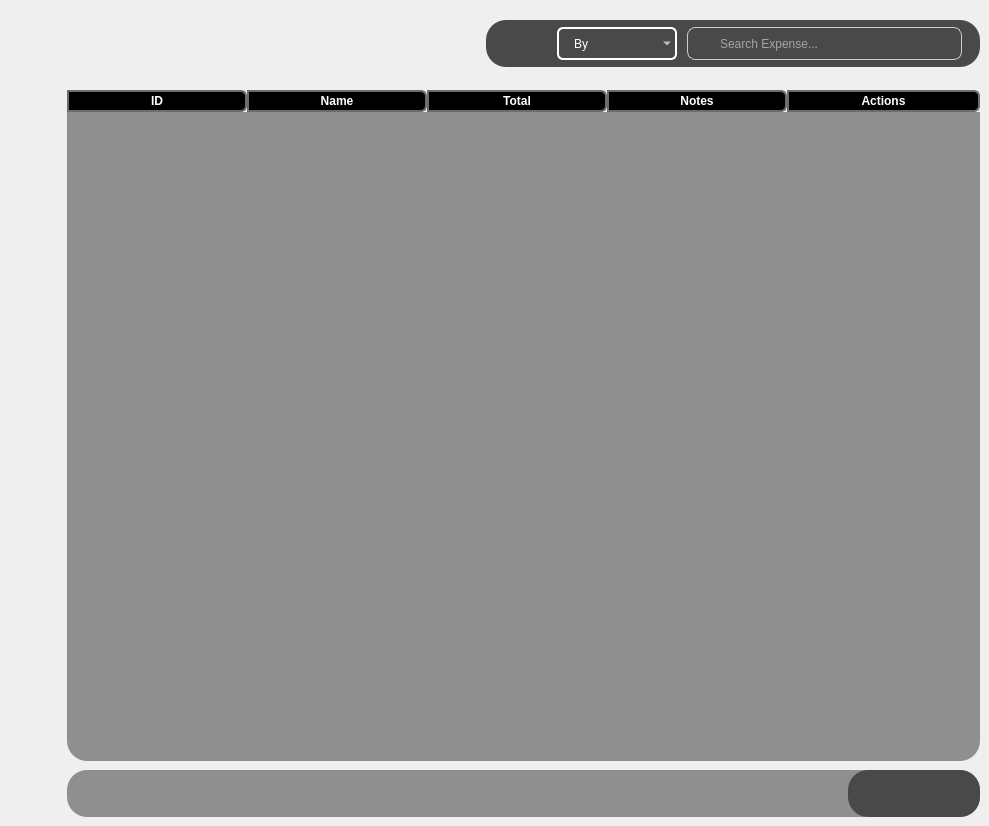
     <widget class="QWidget" name="Expenses">
      <widget class="QTableWidget" name="ExpensesTable_Advanced">
       <property name="geometry">
        <rect>
         <x>67</x>
         <y>90</y>
         <width>913</width>
         <height>671</height>
        </rect>
       </property>
       <property name="minimumSize">
        <size>
         <width>913</width>
         <height>671</height>
        </size>
       </property>
       <property name="maximumSize">
        <size>
         <width>913</width>
         <height>671</height>
        </size>
       </property>
       <property name="styleSheet">
        <string notr="true">QHeaderView::section{
	font: 75 13pt &quot;Acme&quot;;
	font-weight:bold;
	color: rgb(255, 255, 255);
	background-color: rgb(0, 0, 0);
	border: 2px solid #6c6c6c;
	border-top-right-radius: 6px;
	border-bottom-right-radius: 6px;
}
QHeaderView::section:checked
{
	color: rgb(0, 0, 0);
	background-color: rgb(199, 199, 199);
}
QTableWidget{
	color: rgb(0, 0, 0);
	font: 75 16pt &quot;Acme&quot;;
	background-color: rgb(143, 143, 143);
	alternate-background-color: rgb(176, 237, 251);
	border-style: outset;
    	border-radius: 20px;
}</string>
       </property>
       <property name="verticalScrollBarPolicy">
        <enum>Qt::ScrollBarAlwaysOff</enum>
       </property>
       <property name="horizontalScrollBarPolicy">
        <enum>Qt::ScrollBarAlwaysOff</enum>
       </property>
       <property name="editTriggers">
        <set>QAbstractItemView::NoEditTriggers</set>
       </property>
       <property name="tabKeyNavigation">
        <bool>true</bool>
       </property>
       <property name="sortingEnabled">
        <bool>false</bool>
       </property>
       <attribute name="horizontalHeaderCascadingSectionResizes">
        <bool>false</bool>
       </attribute>
       <attribute name="horizontalHeaderDefaultSectionSize">
        <number>180</number>
       </attribute>
       <attribute name="horizontalHeaderHighlightSections">
        <bool>true</bool>
       </attribute>
       <attribute name="horizontalHeaderStretchLastSection">
        <bool>true</bool>
       </attribute>
       <attribute name="verticalHeaderVisible">
        <bool>false</bool>
       </attribute>
       <attribute name="verticalHeaderHighlightSections">
        <bool>false</bool>
       </attribute>
       <column>
        <property name="text">
         <string>ID</string>
        </property>
        <property name="textAlignment">
         <set>AlignCenter</set>
        </property>
        <property name="icon">
         <iconset resource="resources.qrc">
          <normaloff>:/Icons/Expenses_White.png</normaloff>
          <normalon>:/Icons/Expenses_Green.png</normalon>:/Icons/Expenses_White.png</iconset>
        </property>
       </column>
       <column>
        <property name="text">
         <string>Name</string>
        </property>
        <property name="textAlignment">
         <set>AlignCenter</set>
        </property>
        <property name="icon">
         <iconset resource="resources.qrc">
          <normaloff>:/Icons/Expenses_White.png</normaloff>
          <normalon>:/Icons/Expenses_Green.png</normalon>:/Icons/Expenses_White.png</iconset>
        </property>
       </column>
       <column>
        <property name="text">
         <string>Total</string>
        </property>
        <property name="textAlignment">
         <set>AlignCenter</set>
        </property>
        <property name="icon">
         <iconset resource="resources.qrc">
          <normaloff>:/Icons/TND_White.png</normaloff>
          <normalon>:/Icons/TND_Green.png</normalon>:/Icons/TND_White.png</iconset>
        </property>
       </column>
       <column>
        <property name="text">
         <string>Notes</string>
        </property>
        <property name="textAlignment">
         <set>AlignCenter</set>
        </property>
        <property name="icon">
         <iconset resource="resources.qrc">
          <normaloff>:/Icons/Edit_White.png</normaloff>
          <normalon>:/Icons/Edit_Mix.png</normalon>:/Icons/Edit_White.png</iconset>
        </property>
       </column>
       <column>
        <property name="text">
         <string>Actions</string>
        </property>
        <property name="textAlignment">
         <set>AlignCenter</set>
        </property>
        <property name="icon">
         <iconset resource="resources.qrc">
          <normaloff>:/Icons/Actions_White.png</normaloff>
          <normalon>:/Icons/Actions_Green.png</normalon>:/Icons/Actions_White.png</iconset>
        </property>
       </column>
      </widget>
      <widget class="QPushButton" name="Add_Expenses_View">
       <property name="enabled">
        <bool>true</bool>
       </property>
       <property name="geometry">
        <rect>
         <x>67</x>
         <y>28</y>
         <width>43</width>
         <height>33</height>
        </rect>
       </property>
       <property name="minimumSize">
        <size>
         <width>43</width>
         <height>33</height>
        </size>
       </property>
       <property name="maximumSize">
        <size>
         <width>43</width>
         <height>33</height>
        </size>
       </property>
       <property name="font">
        <font>
         <family>Orbitron</family>
         <pointsize>9</pointsize>
         <weight>9</weight>
         <italic>false</italic>
         <bold>false</bold>
        </font>
       </property>
       <property name="cursor">
        <cursorShape>ArrowCursor</cursorShape>
       </property>
       <property name="styleSheet">
        <string notr="true">QPushButton {
	border: none;
	background-color:rgba(0, 0, 0, 0);
	image: url(:/Icons/Add_Expenses_White.png);
}
QPushButton:hover {
	border: none;
	background-color:rgba(0, 0, 0, 0);
	image:url(:/Icons/Add_Expenses_Mix.png);
}

QPushButton:pressed {
	border: none;
	background-color:rgba(0, 0, 0, 0);
	image: url(:/Icons/Add_Expenses_Green.png);
}</string>
       </property>
       <property name="text">
        <string/>
       </property>
       <property name="iconSize">
        <size>
         <width>20</width>
         <height>20</height>
        </size>
       </property>
       <property name="checkable">
        <bool>false</bool>
       </property>
       <property name="autoRepeat">
        <bool>false</bool>
       </property>
       <property name="autoExclusive">
        <bool>false</bool>
       </property>
       <property name="autoRepeatDelay">
        <number>50</number>
       </property>
       <property name="autoRepeatInterval">
        <number>10</number>
       </property>
      </widget>
      <widget class="QFrame" name="ToolsFrame_Advanced_Expenses">
       <property name="geometry">
        <rect>
         <x>67</x>
         <y>770</y>
         <width>913</width>
         <height>47</height>
        </rect>
       </property>
       <property name="minimumSize">
        <size>
         <width>913</width>
         <height>47</height>
        </size>
       </property>
       <property name="maximumSize">
        <size>
         <width>913</width>
         <height>47</height>
        </size>
       </property>
       <property name="styleSheet">
        <string notr="true">QWidget{
	background-color: rgb(143, 143, 143);
	color: rgb(255, 255, 255);
	border-style: outset;
    	border-radius: 20px;
}</string>
       </property>
       <property name="frameShape">
        <enum>QFrame::StyledPanel</enum>
       </property>
       <property name="frameShadow">
        <enum>QFrame::Raised</enum>
       </property>
       <widget class="QFrame" name="Exporting_Frame_Expenses">
        <property name="geometry">
         <rect>
          <x>781</x>
          <y>0</y>
          <width>132</width>
          <height>47</height>
         </rect>
        </property>
        <property name="minimumSize">
         <size>
          <width>0</width>
          <height>47</height>
         </size>
        </property>
        <property name="maximumSize">
         <size>
          <width>16777215</width>
          <height>47</height>
         </size>
        </property>
        <property name="styleSheet">
         <string notr="true">QWidget{
	background-color: rgb(73, 73, 73);
	color: rgb(255, 255, 255);
	border-style: outset;
    	border-radius: 20px;
}</string>
        </property>
        <property name="frameShape">
         <enum>QFrame::StyledPanel</enum>
        </property>
        <property name="frameShadow">
         <enum>QFrame::Raised</enum>
        </property>
        <widget class="QPushButton" name="Export_PDF_Expenses">
         <property name="geometry">
          <rect>
           <x>71</x>
           <y>7</y>
           <width>43</width>
           <height>33</height>
          </rect>
         </property>
         <property name="minimumSize">
          <size>
           <width>43</width>
           <height>33</height>
          </size>
         </property>
         <property name="maximumSize">
          <size>
           <width>43</width>
           <height>33</height>
          </size>
         </property>
         <property name="font">
          <font>
           <family>Orbitron</family>
           <pointsize>9</pointsize>
           <weight>9</weight>
           <italic>false</italic>
           <bold>false</bold>
          </font>
         </property>
         <property name="cursor">
          <cursorShape>ArrowCursor</cursorShape>
         </property>
         <property name="styleSheet">
          <string notr="true">QPushButton {
	border: none;
	background-color:rgba(0, 0, 0, 0);
	image: url(:/Icons/PDF_White.png);
}
QPushButton:hover {
	border: none;
	background-color:rgba(0, 0, 0, 0);
	image:url(:/Icons/PDF_Mix.png);
}

QPushButton:pressed {
	border: none;
	background-color:rgba(0, 0, 0, 0);
	image:url(:/Icons/PDF_Green.png);
}</string>
         </property>
         <property name="text">
          <string/>
         </property>
         <property name="iconSize">
          <size>
           <width>20</width>
           <height>20</height>
          </size>
         </property>
         <property name="checkable">
          <bool>false</bool>
         </property>
         <property name="autoRepeat">
          <bool>false</bool>
         </property>
         <property name="autoExclusive">
          <bool>false</bool>
         </property>
         <property name="autoRepeatDelay">
          <number>50</number>
         </property>
         <property name="autoRepeatInterval">
          <number>10</number>
         </property>
        </widget>
        <widget class="QPushButton" name="Export_Exel_Expenses">
         <property name="geometry">
          <rect>
           <x>18</x>
           <y>7</y>
           <width>43</width>
           <height>33</height>
          </rect>
         </property>
         <property name="minimumSize">
          <size>
           <width>43</width>
           <height>33</height>
          </size>
         </property>
         <property name="maximumSize">
          <size>
           <width>43</width>
           <height>33</height>
          </size>
         </property>
         <property name="font">
          <font>
           <family>Orbitron</family>
           <pointsize>9</pointsize>
           <weight>9</weight>
           <italic>false</italic>
           <bold>false</bold>
          </font>
         </property>
         <property name="cursor">
          <cursorShape>ArrowCursor</cursorShape>
         </property>
         <property name="styleSheet">
          <string notr="true">QPushButton {
	border: none;
	background-color:rgba(0, 0, 0, 0);
	image: url(:/Icons/Exel_White.png);
}
QPushButton:hover {
	border: none;
	background-color:rgba(0, 0, 0, 0);
	image: url(:/Icons/Exel_Mix.png);
}

QPushButton:pressed {
	border: none;
	background-color:rgba(0, 0, 0, 0);
	image:url(:/Icons/Exel_Green.png);
}</string>
         </property>
         <property name="text">
          <string/>
         </property>
         <property name="iconSize">
          <size>
           <width>20</width>
           <height>20</height>
          </size>
         </property>
         <property name="checkable">
          <bool>false</bool>
         </property>
         <property name="autoRepeat">
          <bool>false</bool>
         </property>
         <property name="autoExclusive">
          <bool>false</bool>
         </property>
         <property name="autoRepeatDelay">
          <number>50</number>
         </property>
         <property name="autoRepeatInterval">
          <number>10</number>
         </property>
        </widget>
       </widget>
       <widget class="QLabel" name="Exportation_ExpensesAdvanced_Info">
        <property name="geometry">
         <rect>
          <x>20</x>
          <y>3</y>
          <width>750</width>
          <height>41</height>
         </rect>
        </property>
        <property name="styleSheet">
         <string notr="true">QLabel {border: none;
background-color: rgba(0, 0, 0, 0);
color: rgbrgb(0, 174, 255);
font: 75 12pt &quot;Acme&quot;;
}</string>
        </property>
        <property name="text">
         <string/>
        </property>
        <property name="alignment">
         <set>Qt::AlignCenter</set>
        </property>
        <property name="wordWrap">
         <bool>true</bool>
        </property>
       </widget>
      </widget>
      <widget class="QFrame" name="Filter_Expenses_Frame_View">
       <property name="geometry">
        <rect>
         <x>486</x>
         <y>20</y>
         <width>494</width>
         <height>47</height>
        </rect>
       </property>
       <property name="minimumSize">
        <size>
         <width>494</width>
         <height>47</height>
        </size>
       </property>
       <property name="maximumSize">
        <size>
         <width>494</width>
         <height>47</height>
        </size>
       </property>
       <property name="styleSheet">
        <string notr="true">QWidget{
	background-color: rgb(73, 73, 73);
	color: rgb(255, 255, 255);
	border-style: outset;
    	border-radius: 20px;
}</string>
       </property>
       <property name="frameShape">
        <enum>QFrame::StyledPanel</enum>
       </property>
       <property name="frameShadow">
        <enum>QFrame::Raised</enum>
       </property>
       <widget class="QComboBox" name="FilterBy_Expenses">
        <property name="geometry">
         <rect>
          <x>71</x>
          <y>7</y>
          <width>120</width>
          <height>33</height>
         </rect>
        </property>
        <property name="minimumSize">
         <size>
          <width>120</width>
          <height>33</height>
         </size>
        </property>
        <property name="maximumSize">
         <size>
          <width>120</width>
          <height>33</height>
         </size>
        </property>
        <property name="styleSheet">
         <string notr="true">QComboBox{
	border: 2px solid white;
	border-radius:6px;
	padding:1px 18px 1px 3px;
	background-color: rgba(0, 0, 0, 0);
	color: rgb(255, 255, 255);
	font: 75 12pt &quot;Acme&quot;;
	padding-left: 15px;
	selection-background-color: #2980B9;
}</string>
        </property>
        <item>
         <property name="text">
          <string>By</string>
         </property>
         <property name="icon">
          <iconset resource="resources.qrc">
           <normaloff>:/Icons/Search.png</normaloff>:/Icons/Search.png</iconset>
         </property>
        </item>
        <item>
         <property name="text">
          <string>ID</string>
         </property>
         <property name="icon">
          <iconset resource="resources.qrc">
           <normaloff>:/Icons/Expenses_White.png</normaloff>
           <normalon>:/Icons/Expenses_Green.png</normalon>:/Icons/Expenses_White.png</iconset>
         </property>
        </item>
        <item>
         <property name="text">
          <string>Name</string>
         </property>
         <property name="icon">
          <iconset resource="resources.qrc">
           <normaloff>:/Icons/Expenses_White.png</normaloff>
           <normalon>:/Icons/Expenses_Green.png</normalon>:/Icons/Expenses_White.png</iconset>
         </property>
        </item>
        <item>
         <property name="text">
          <string>Total</string>
         </property>
         <property name="icon">
          <iconset resource="resources.qrc">
           <normaloff>:/Icons/TND_White.png</normaloff>
           <normalon>:/Icons/TND_Green.png</normalon>:/Icons/TND_White.png</iconset>
         </property>
        </item>
       </widget>
       <widget class="QPushButton" name="Ordre_Expenses">
        <property name="geometry">
         <rect>
          <x>18</x>
          <y>7</y>
          <width>43</width>
          <height>33</height>
         </rect>
        </property>
        <property name="minimumSize">
         <size>
          <width>43</width>
          <height>33</height>
         </size>
        </property>
        <property name="maximumSize">
         <size>
          <width>43</width>
          <height>33</height>
         </size>
        </property>
        <property name="font">
         <font>
          <family>Orbitron</family>
          <pointsize>9</pointsize>
          <weight>9</weight>
          <italic>false</italic>
          <bold>false</bold>
         </font>
        </property>
        <property name="cursor">
         <cursorShape>ArrowCursor</cursorShape>
        </property>
        <property name="styleSheet">
         <string notr="true">QPushButton {
	border: none;
	background-color:rgba(0, 0, 0, 0);
	image: url(:/Icons/Order_White.png);
}
QPushButton:hover {
	border: none;
	background-color:rgba(0, 0, 0, 0);
	image: url(:/Icons/Order_Mix.png);
}
QPushButton:checked:hover {
	border: none;
	background-color:rgba(0, 0, 0, 0);
	image: url(:/Icons/Order_Mix.png);
}
QPushButton:pressed {
	border: none;
	background-color:rgba(0, 0, 0, 0);
	image: url(:/Icons/Order_Green.png);
}
QPushButton:checked{
	border-style: outset;
    	background-color:rgba(0, 0, 0, 0);
	image: url(:/Icons/Order_Green.png);
}</string>
        </property>
        <property name="text">
         <string/>
        </property>
        <property name="iconSize">
         <size>
          <width>20</width>
          <height>20</height>
         </size>
        </property>
        <property name="checkable">
         <bool>true</bool>
        </property>
        <property name="checked">
         <bool>false</bool>
        </property>
        <property name="autoRepeat">
         <bool>false</bool>
        </property>
        <property name="autoExclusive">
         <bool>false</bool>
        </property>
        <property name="autoRepeatDelay">
         <number>50</number>
        </property>
        <property name="autoRepeatInterval">
         <number>10</number>
        </property>
       </widget>
       <widget class="QLineEdit" name="Search_Expenses">
        <property name="geometry">
         <rect>
          <x>201</x>
          <y>7</y>
          <width>275</width>
          <height>33</height>
         </rect>
        </property>
        <property name="minimumSize">
         <size>
          <width>275</width>
          <height>33</height>
         </size>
        </property>
        <property name="maximumSize">
         <size>
          <width>275</width>
          <height>31</height>
         </size>
        </property>
        <property name="styleSheet">
         <string notr="true">QLineEdit {
	background-color:rgba(0, 0, 0, 0);
	padding-left: 30px;
	border: 1px solid #ccc;
	border-radius: 8px;
	background-image: url(:/Icons/Search.png);
	background-repeat: no-repeat;
	background-position: left center;
	font: 75 10pt &quot;Acme&quot;;
}</string>
        </property>
        <property name="inputMask">
         <string/>
        </property>
        <property name="text">
         <string/>
        </property>
        <property name="placeholderText">
         <string>Search Expense...</string>
        </property>
       </widget>
      </widget>
     </widget>
